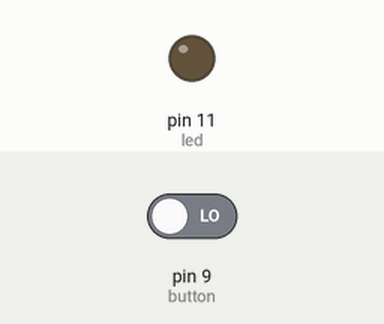
Bench run of a sketch on a simulated Arduino Uno, built with avr-gcc and run on an emulated ATmega328P. Shown: output pins drawn as LEDs (lit = HIGH). The test bench sets the inputs (shaded band); at power-on: pin 9 (button) LOW.

Above: at 4.2 s.
4.3 s: pin 9 (button) driven LOW
5.8 s: pin 9 (button) driven HIGH
At 6.1 s:
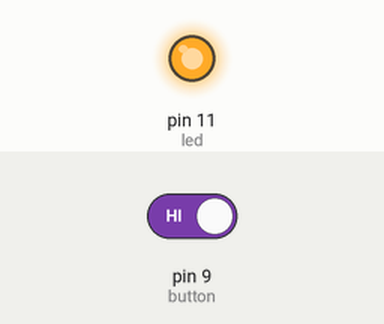
Timing chart, 0 to 12.3 s (numbered marks = the images above; inputs shaded):
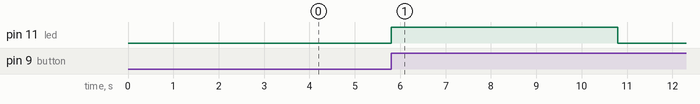

The sketch:

temporal_transition.ino
```cpp
// Wiring code generated from an ArduinoML model
// Application name: temporalTransition

long debounce = 200;

enum STATE {on, off};
STATE currentState = off;

boolean buttonBounceGuard = false;
long buttonLastDebounceTime = 0;

long timerSinceNewState = millis();

void setup(){
  pinMode(9, INPUT);  // button [Sensor]
  pinMode(11, OUTPUT); // led [Actuator]
}

void loop() {
	switch(currentState){
		case on:
			digitalWrite(11,HIGH);
			buttonBounceGuard = millis() - buttonLastDebounceTime > debounce;
			if (digitalRead(9) == HIGH && millis() - timerSinceNewState > 5000 && buttonBounceGuard) {
				buttonLastDebounceTime = millis();
				timerSinceNewState = millis();
				currentState = off;
			}
			if (millis() - timerSinceNewState > 60000) {
				timerSinceNewState = millis();
				currentState = off;
			}
		break;
		case off:
			digitalWrite(11,LOW);
			buttonBounceGuard = millis() - buttonLastDebounceTime > debounce;
			if (digitalRead(9) == HIGH && millis() - timerSinceNewState > 5000 && buttonBounceGuard) {
				buttonLastDebounceTime = millis();
				timerSinceNewState = millis();
				currentState = on;
			}
		break;
	}
}
```

Measured:
- after the input at 4.3 s, every drawn part: stays the same
- after the input at 5.8 s, pin 11 (led): LOW → HIGH at once, → LOW 5.0 s later
